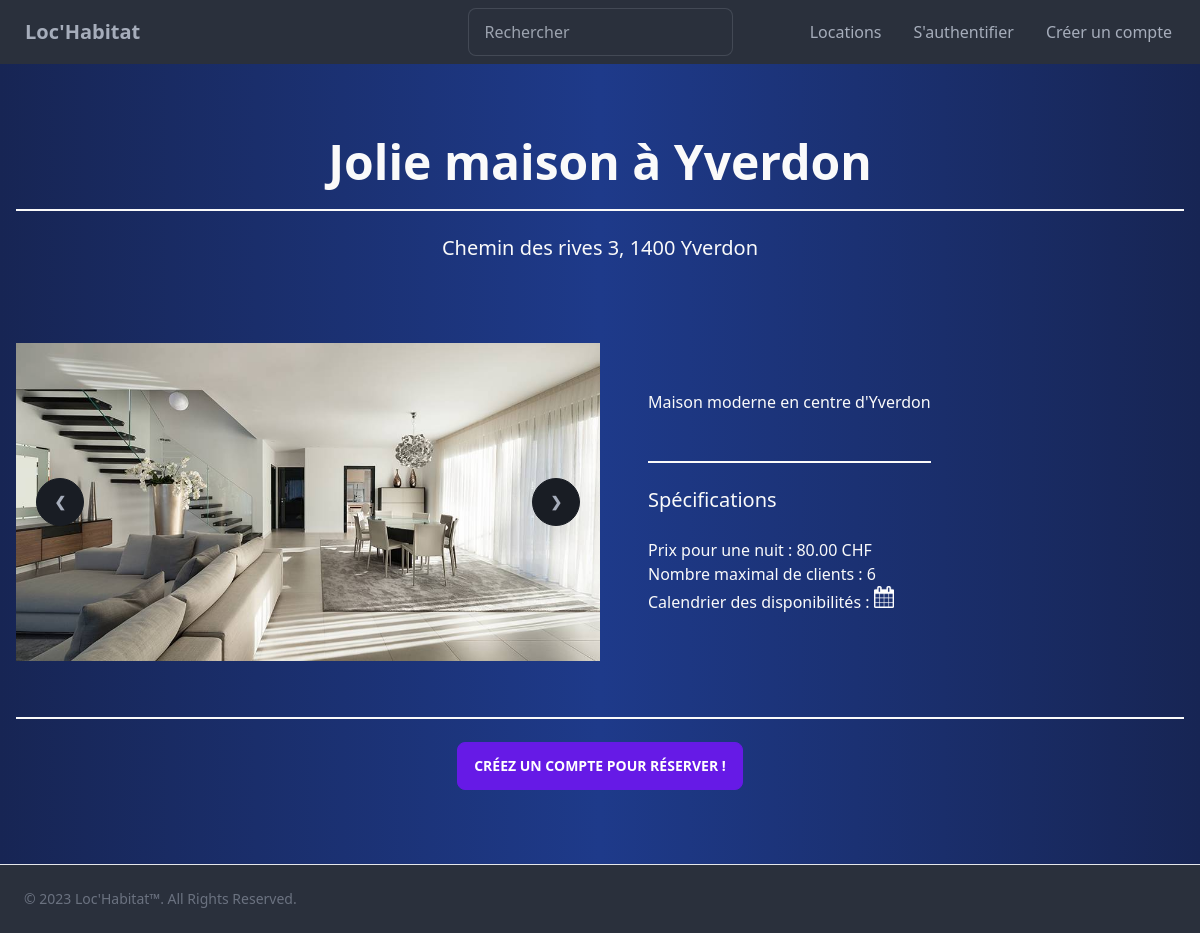
Screenshot of /Code/index.php?action=showLocation&locationNumber=835453766 with the database file from the repository.
### tables this page shows
CREATE TABLE IF NOT EXISTS `locations` (
  `id` INT NOT NULL AUTO_INCREMENT,
  `locationNumber` INT NOT NULL,
  `name` VARCHAR(100) NOT NULL,
  `place` VARCHAR(130) NOT NULL,
  `description` VARCHAR(500) NOT NULL,
  `housingType` VARCHAR(20) NOT NULL,
  `maximumNbOfClients` INT(2) NOT NULL,
  `pricePerNight` DECIMAL(6,2) NOT NULL,
  `user_id` INT NOT NULL,
  PRIMARY KEY (`id`),
  INDEX `fk_locations_users1_idx` (`user_id` ASC) VISIBLE,
  UNIQUE INDEX `locationNumber_UNIQUE` (`locationNumber` ASC) VISIBLE,
  CONSTRAINT `fk_locations_users1`
    FOREIGN KEY (`user_id`)
    REFERENCES `users` (`id`)
    ON DELETE NO ACTION
    ON UPDATE NO ACTION);

### Code/controller/controller.php (called while the page is built, shortened)
<?php
function showLocation()
{
    $locationNumber = $_GET['locationNumber'];
    require_once "model/locationsManager.php";
    $location = getSpecificLocation($locationNumber);
    require "view/specificLocation.php";
}

### Code/model/dbconnector.php (called while the page is built, shortened)
<?php
function executeQuerySelect($query)
{
    $queryResult = null;
    $dbConnexion = openDBConnexion();
    if ($dbConnexion != null) {
        $statement = $dbConnexion->prepare($query);
        $statement->execute();
        $queryResult = $statement->fetchAll();
    }
    return $queryResult;
}
function openDBConnexion()
{
    $tempDbConnexion = null;
    $sqlDriver = 'mysql';
    $hostname = 'localhost';
    $port = '3306';
    $charset = 'utf8';
    $dbName = 'lochab_ap2_BDD';
    $userName = '';
    $userPwd = '';
    $dsn = $sqlDriver . ':host=' . $hostname . ';dbname=' . $dbName . ';port=' . $port . ';charset=' . $charset;
    try {
        $tempDbConnexion = new PDO($dsn, $userName, $userPwd);
    } catch (PDOException $exception) {
        echo 'Connection failed: ' . $exception->getMessage();
    }
    return $tempDbConnexion;
}

### Code/model/locationsManager.php (called while the page is built, shortened)
<?php
function getSpecificLocation($locationNumber)
{
    $getSpecificLocationQuery = "SELECT locations.*, GROUP_CONCAT(DISTINCT images.name) AS imageNames,
GROUP_CONCAT(DISTINCT reservations.startDate) AS startDates,
GROUP_CONCAT(DISTINCT reservations.endDate) AS endDates
FROM locations
INNER JOIN images ON images.location_id = locations.id
LEFT JOIN reservations ON reservations.location_id = locations.id
WHERE locations.locationNumber = '$locationNumber'
GROUP BY locations.id;";
    require_once "model/dbconnector.php";
    $specificLocation = executeQuerySelect($getSpecificLocationQuery);
    return $specificLocation;
}

### Code/view/specificLocation.php (the view, shortened to what this page needs)
<?php foreach ($location as $item) :
    $images = explode(',', $item['imageNames']);
    ?>
    <div class="hero min-h-screen">
        <div class="hero-content text-center">
            <div class="max-w-screen">
                <h1 class="text-5xl font-bold"><?= htmlentities($item['name']) ?></h1>
                <div class="divider before:bg-neutral-50 after:bg-neutral-50"></div>
                <h2 class="text-xl"><?= htmlentities($item['place']) ?></h2>
                <div class="divider-vertical"></div>
                <div class="flex w-full md:items-center">
                    <?php if (isset($images[1])) :
                        ?>
                        <div class="carousel w-1/2 max-h-96">
                            <?php
                            $imageCount = 0;
                            foreach ($images as $image) :
                                $imageCount += 1;
                                ?>
                                <div id="slide<?= $imageCount ?>" class="carousel-item relative w-full">
                                    <img src="<?= htmlentities($image) ?>" class="object-contain w-full rounded-box"/>
                                    <div class="absolute flex justify-between transform -translate-y-1/2 left-5 right-5 top-1/2">
                                        <a href="#slide<?= $imageCount - 1 ?>" class="btn btn-circle">❮</a>
                                        <a href="#slide<?= $imageCount + 1 ?>" class="btn btn-circle">❯</a>
                                    </div>
                                </div>
                            <?php endforeach;
                            ?>
                        </div>
                    <?php else : ?>
                        <img src="<?= htmlentities($images[0]) ?>" class="object-contain w-1/2 rounded-box"/>
                    <?php endif; ?>
                    <div>
                        <p class="py-6 text-justify"><?= htmlentities($item['description']) ?></p>
                        <div class="divider before:bg-neutral-50 after:bg-neutral-50"></div>
                        <h2 class="text-xl text-left">Spécifications</h2>
                        <p class="py-6 text-left">Prix pour une nuit : <?= htmlentities($item['pricePerNight']) ?> CHF<br>
                            Nombre maximal de clients : <?= htmlentities($item['maximumNbOfClients']) ?><br>
                            Calendrier des disponibilités :
                            <input id="datepickerInformation" class="bg-transparent w-5" type="image"
                                   src="view/img/calendar.png">
                        </p>
                    </div>
                </div>
                <div class="divider before:bg-neutral-50 after:bg-neutral-50"></div>
                <?php
                if (isset($_SESSION['userEmailAddress'])) :
                    ?>
                    <a href="index.php?action=booking&locationNumber=<?= htmlentities($item['locationNumber']) ?>">
                        <button class="btn btn-primary">Réservez dès maintenant !</button>
                    </a>
                <?php
                else:
                    ?>
                    <a href="index.php?action=register">
                        <button class="btn btn-primary">Créez un compte pour réserver !</button>
                    </a>
                <?php
                endif;
                ?>
            </div>
        </div>
    </div>
<?php
endforeach;
require "gabarit.php";
?>

### rows the page displays
locations: name "Jolie maison à Yverdon", place "Chemin des rives 3, 1400 Yverdon", description "Maison moderne en centre d'Yverdon", pricePerNight "80.00", maximumNbOfClients "6"
